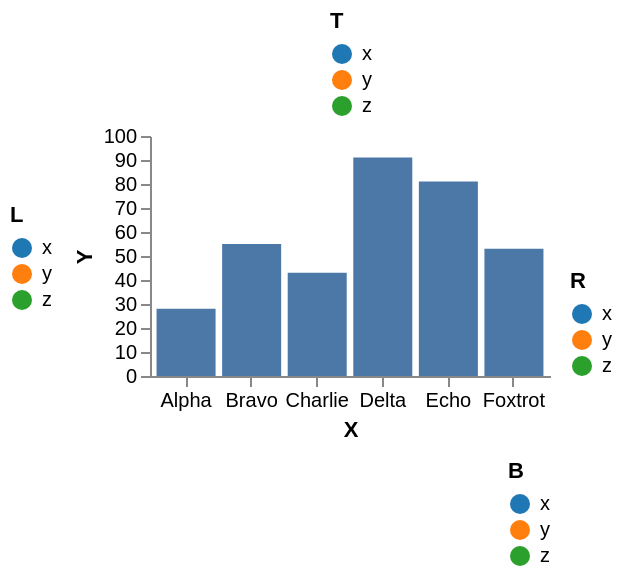

Write a Vega-Lite specification for this figure.
### Vega specification from a JSON file in a GitHub repository (floating-point values rounded to 4 significant figures)
{"width": 200, "height": 120, "padding": 5, "data": [{"name": "t", "values": [{"a": "Alpha", "b": 28, "c": "x", "d": 1}, {"a": "Bravo", "b": 55, "c": "y", "d": 2}, {"a": "Charlie", "b": 43, "c": "x", "d": 3}, {"a": "Delta", "b": 91, "c": "z", "d": 4}, {"a": "Echo", "b": 81, "c": "y", "d": 5}, {"a": "Foxtrot", "b": 53, "c": "z", "d": 6}]}], "scales": [{"name": "x", "type": "band", "domain": {"data": "t", "field": "a"}, "range": "width", "padding": 0.1}, {"name": "y", "type": "linear", "domain": {"data": "t", "field": "b"}, "range": "height", "nice": true}, {"name": "color", "type": "ordinal", "domain": {"data": "t", "field": "c"}, "range": {"scheme": "category10"}}, {"name": "ramp", "type": "linear", "domain": {"data": "t", "field": "d"}, "range": {"scheme": "blues"}}, {"name": "size", "type": "linear", "domain": {"data": "t", "field": "b"}, "range": [10, 200]}, {"name": "shape", "type": "ordinal", "domain": {"data": "t", "field": "c"}, "range": "symbol"}, {"name": "quant", "type": "quantize", "domain": [0, 100], "range": {"scheme": "greens", "count": 4}}], "marks": [{"type": "rect", "from": {"data": "t"}, "encode": {"enter": {"x": {"scale": "x", "field": "a"}, "width": {"scale": "x", "band": 1}, "y": {"scale": "y", "field": "b"}, "y2": {"scale": "y", "value": 0}}}}], "config": {"legend": {"layout": {"left": {"anchor": "middle"}, "right": {"anchor": "end", "margin": 12}, "top": {"anchor": "middle", "center": true, "direction": "horizontal"}, "bottom": {"frame": "bounds", "anchor": "end", "margin": {"row": 4, "column": 16}}, "offset": 10}}}, "axes": [{"orient": "left", "scale": "y", "title": "Y"}, {"orient": "bottom", "scale": "x", "title": "X"}], "legends": [{"fill": "color", "orient": "left", "title": "L"}, {"fill": "color", "orient": "right", "title": "R"}, {"fill": "color", "orient": "top", "title": "T"}, {"fill": "color", "orient": "bottom", "title": "B"}]}
